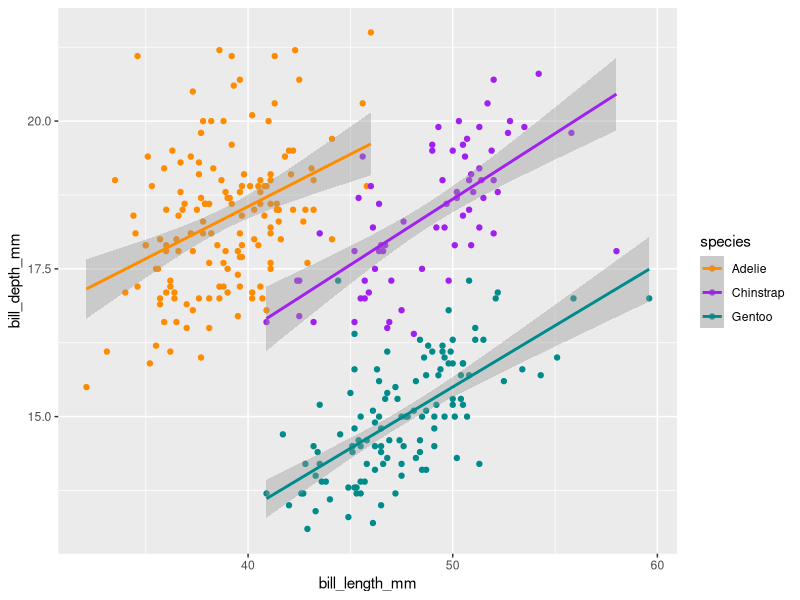
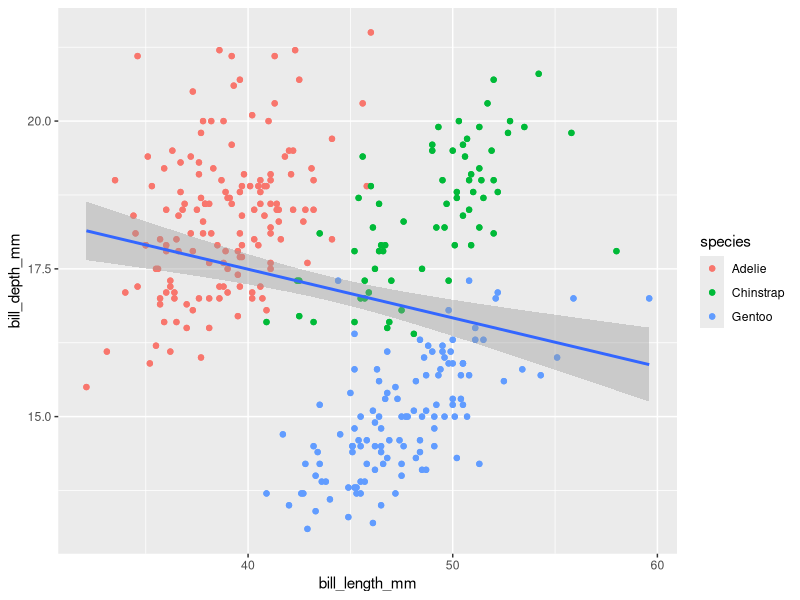
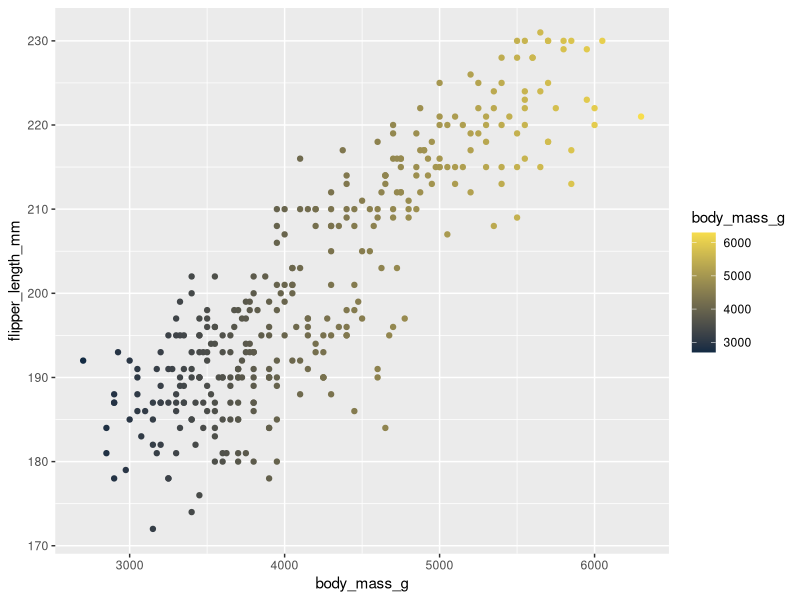
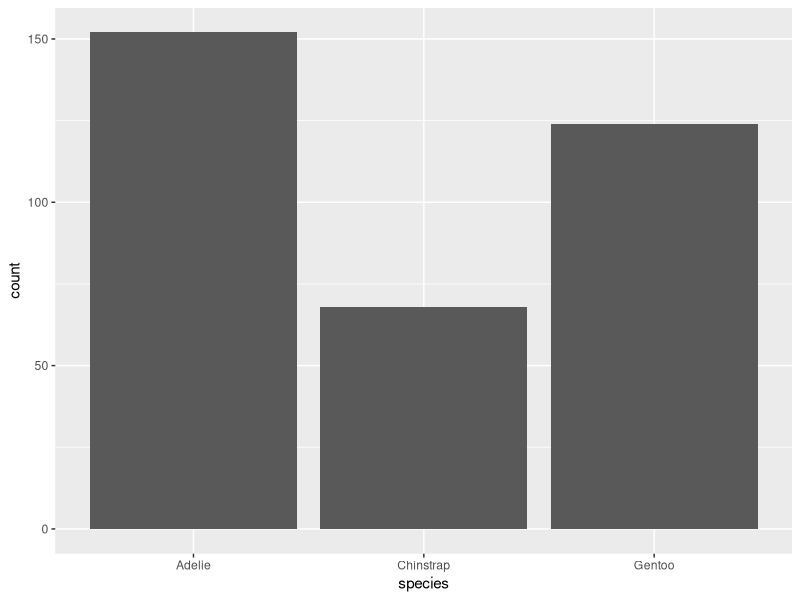
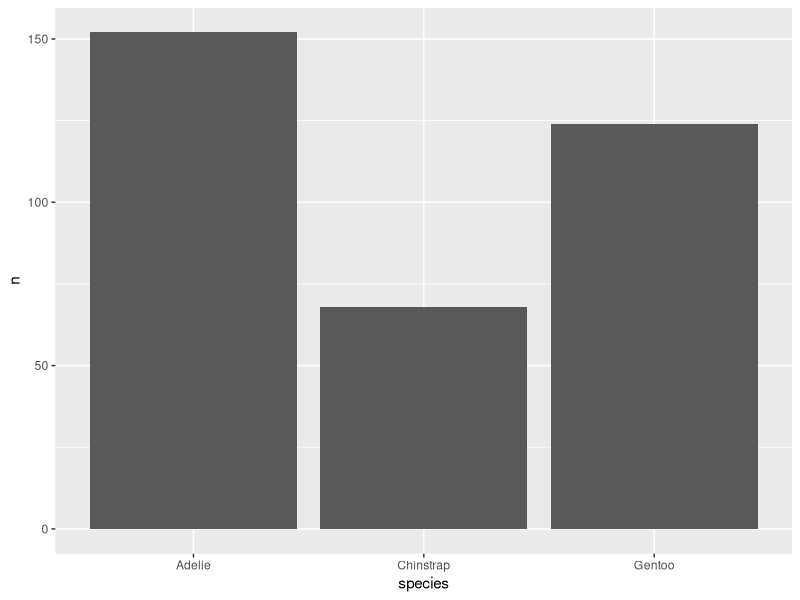
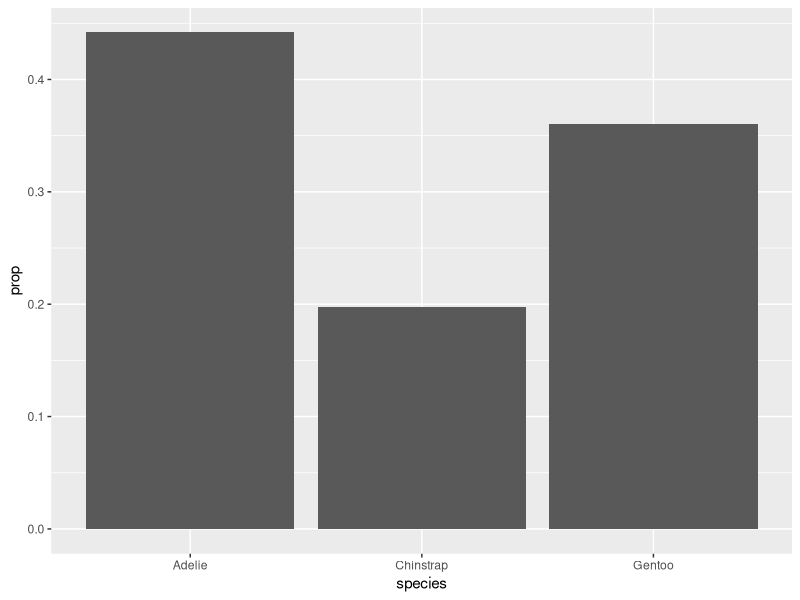
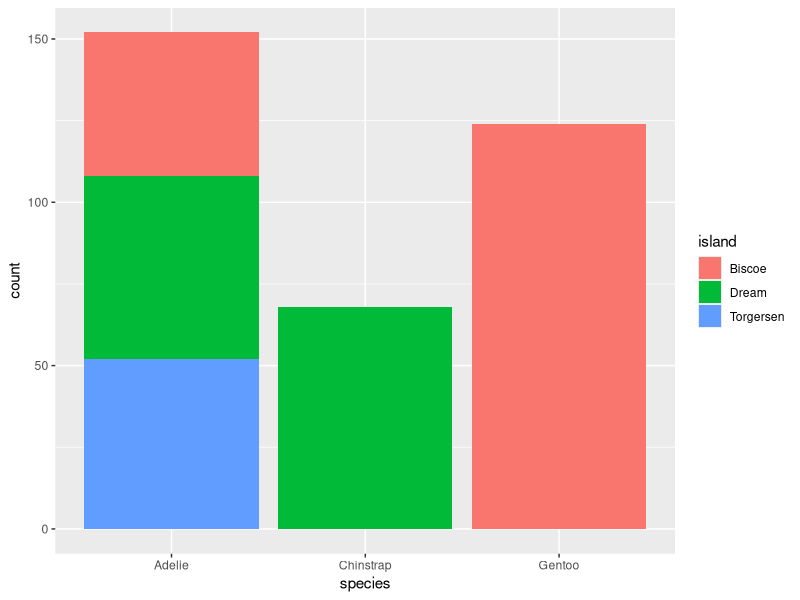
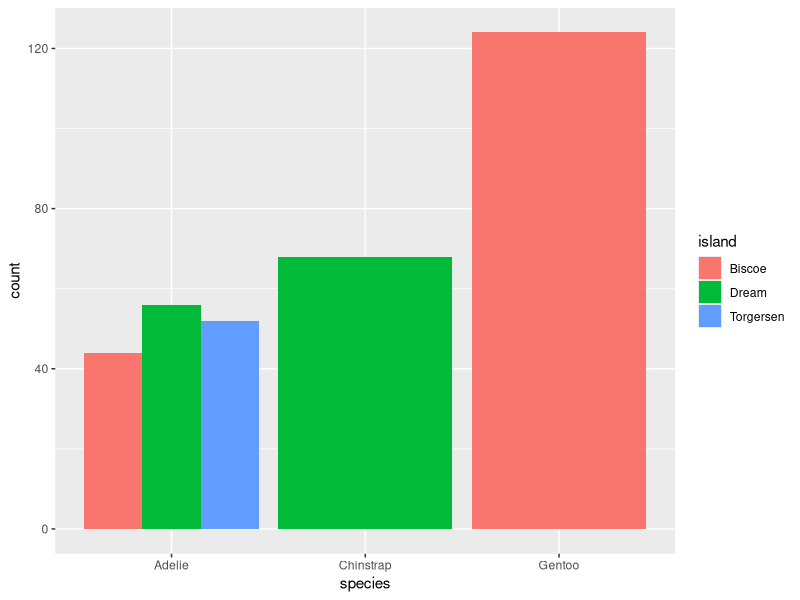

Source code (R) for these figures, in order:
## ---- chunk 1
library(tidyverse)
library(palmerpenguins)
## ---- chunk 2
#untidy data
temp_data_wide <- tribble(
  ~date, ~station1, ~station2,  ~station3,
  "2023-10-01", 30.1, 29.8,  31.2,
  "2023-11-01", 28.6, 29.1,  33.4,
  "2023-12-01", 29.9, 28.5,  32.3
)
## ---- chunk 3
#make data tidy

temp_data_long <- temp_data_wide %>% pivot_longer(cols = starts_with("station"), 
                                                  names_to = "station_id",
                                                  values_to = "temp_c")
## ---- chunk 4

#mapping color globablly
ggplot(data = na.omit(penguins), 
       mapping = aes(y = bill_depth_mm ,
                     x = bill_length_mm ,
                     color = species)) +
  geom_point()+
  geom_smooth(method = "lm")+
  scale_color_manual(values = c("darkorange", "purple", "cyan4"))



## mapping color locally
ggplot(data = na.omit(penguins), 
       mapping = aes(y = bill_depth_mm ,
                     x = bill_length_mm)) +
  geom_point(aes(color = species))+
    geom_point(aes(color = species))+
  geom_smooth(method = "lm")


ggplot(penguins, aes(x = body_mass_g,
                     y = flipper_length_mm,
                     color = body_mass_g))+ 
  geom_point()+
  scale_color_gradient(low = "#132B43", high = "#F7DD4C")
  
## ---- chunk 5
ggplot(penguins, aes(x = species)) + 
  geom_bar()
## ---- chunk 6
penguins_summary <- penguins %>% 
  count(species)

ggplot(penguins_summary, aes( x = species, y = n)) + 
  geom_bar(stat = "identity")
## ---- chunk 7
ggplot(penguins, aes(x = species, y = after_stat(prop),
                     group = 1))+ 
  geom_bar()
## ---- chunk 8


ggplot(penguins, aes(x = species, fill = island)) +
  geom_bar(position = "stack") # you don't need to explicitly include `position = "stack"` since it's the default


## ---- chunk 9
ggplot(penguins, aes(x = species, fill = island)) +
  geom_bar(position = "dodge")
## ---- chunk 10
ggplot(penguins, aes(x = species, fill = island)) +
  geom_bar(position = position_dodge2(preserve = "single"))
## ---- chunk 11

ggplot(penguins, aes(x = species)) +
  geom_bar() +
  coord_cartesian() # you don't need to explicitly include `coord_cartesian()` since it's the default



ggplot(penguins, aes(x = species)) +
  geom_bar() +
  coord_flip() +
  theme_classic()+
  theme(axis.title = element_text(size = 17, color = "purple"))
